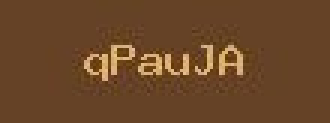
#> input picture captcha.jpg, 110 x 41 px (shown 3 times larger)
$ python -i Geticonsworking.py   (imports and definitions only)
#> lines starting #> are read from the running program, lines starting #| are printed output that depends on the picture
__author__ = 'Dell'

from PIL import Image, ImageTk
import hashlib
import time

def geticons(lowerpix = 1, higherpix = 200, test = 1):

#> called with lowerpix = 1, higherpix = 200, test = 1
    im = Image.open("captcha.jpg")
#> im is the input picture: PIL image 110x41 RGB; mean R, G, B 106.7, 70.9, 40.5
    im2 = Image.new("P",im.size,255)
#> im2: PIL image 110x41 P; every value is 0
    im = im.convert("P")
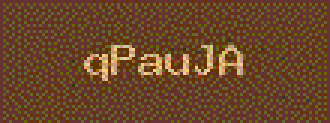
#> im: PIL image 110x41 P (shown 3 times larger); mean R, G, B 107.3, 70.2, 41
    temp = {}

    for x in range(im.size[1]):
        for y in range(im.size[0]):
            pix = im.getpixel((y,x))
            temp[pix] = pix
            if pix >= lowerpix and pix <= higherpix: # these are the numbers to get
                im2.putpixel((y,x),0)
#> after the loop, temp = 19 items

    # [4 lines of commented-out code are left out]
    imout = im2
    if test==1:
        return(ImageTk.PhotoImage(imout))
    im2.save("output.png")

    inletter = False
    foundletter=False
    start = 0
    end = 0

    letters = []


    for y in range(im2.size[0]): # slice across
        for x in range(im2.size[1]): # slice down
            pix = im2.getpixel((y,x))
            if pix != 255:
                inletter = True

        if foundletter == False and inletter == True:
            foundletter = True
            start = y

        if foundletter == True and inletter == False:
            foundletter = False
            end = y
            letters.append((start, end))

        inletter=False

    count = 0
    for letter in letters:
        m = hashlib.md5()
        im3 = im2.crop(( letter[0] , 0, letter[1],im2.size[1] ))
        m.update("%s%s"%(time.time(),count))
        im3.save("./%s.gif"%(m.hexdigest()))
        count += 1

    return(ImageTk.PhotoImage(imout))

>>> result = geticons()
